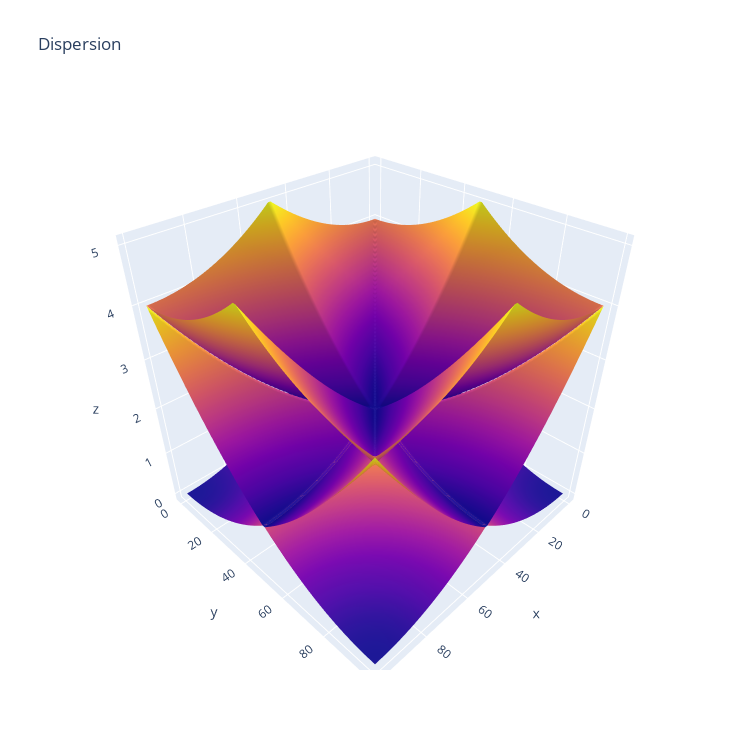
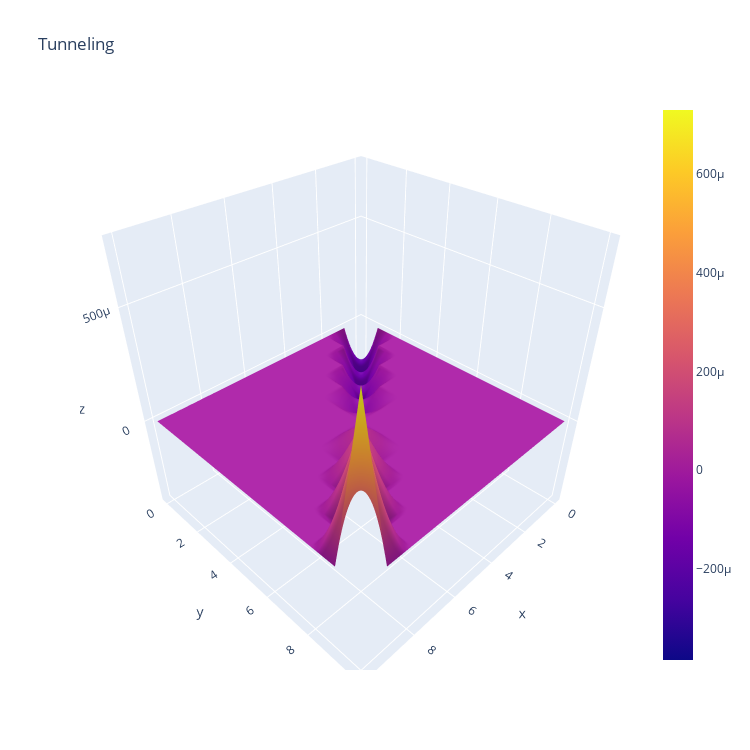

Source (notebook cell) for these figures, in order:
### Code cell
# figure = go.Figure(data=[go.Surface(z=spatial_potential)])
# figure.update_layout(title="Potential", 
#                      autosize=False, width=750, height=750)
# figure.show()

figure = go.Figure(data=[go.Surface(z=dispersion[:, :, band], showscale=False) for band in range(3)])
figure.update_layout(title="Dispersion",
                     autosize=False, width=750, height=750)
figure.show()

radius = 5
figure = go.Figure(data=[go.Surface(z=tunneling[num_quasimomenta//2-radius:num_quasimomenta//2+radius+1, num_quasimomenta//2-radius:num_quasimomenta//2+radius+1])])
figure.update_layout(title="Tunneling",
                     autosize=False, width=750, height=750)
figure.show()

### Figure 1 — Plotly figure (JSON) as saved in the notebook; plotly's stock layout.template omitted (floating-point values rounded to 4 significant figures; data arrays with more than 128 entries replaced by an {"elided": "..."} marker saying what was removed)
{"data": [{"showscale": false, "type": "surface", "z": {"elided": "100x100 float values"}}, {"showscale": false, "type": "surface", "z": {"elided": "100x100 float values"}}, {"showscale": false, "type": "surface", "z": {"elided": "100x100 float values"}}], "layout": {"autosize": false, "height": 750, "title": {"text": "Dispersion"}, "width": 750}}

### Figure 2 — Plotly figure (JSON) as saved in the notebook; plotly's stock layout.template omitted (floating-point values rounded to 4 significant figures)
{"data": [{"type": "surface", "z": [[-0.0003854, 1.843e-18, 4.25e-18, -3.462e-18, -1.633e-18, -7.711e-19, 6.273e-18, 1.097e-18, -2.006e-18, 7.221e-18, -3.234e-18], [-2.037e-18, -0.0003252, 8.564e-18, 1.38e-18, 4.271e-18, 1.696e-18, -3.419e-18, -7.45e-19, -2.211e-18, -3.781e-18, 5.588e-17], [3.694e-18, -4.526e-20, -0.0002576, -1.205e-18, 1.996e-18, -5.462e-18, -1.691e-18, 8.186e-19, 8.655e-19, 3.364e-18, -7.511e-18], [-2.824e-18, -3.192e-18, -1.498e-19, -0.0001818, -2.783e-19, 3.202e-18, 6.805e-19, 4.398e-19, 8.493e-19, -4.087e-18, 1.368e-17], [-3.634e-19, 2.549e-18, 7.943e-18, -1.696e-18, -9.646e-05, -1.121e-18, 5.221e-18, 5.042e-19, -7.538e-19, 2.414e-18, -3.878e-18], [-1.552e-18, -1.558e-18, -6.709e-18, 1.351e-18, 5.343e-19, 0, -9.619e-18, -2.767e-18, -1.175e-18, -4.251e-19, -3.653e-18], [-7.591e-20, 8.415e-19, -2.749e-18, 1.367e-18, -7.616e-19, 6.079e-19, 0.0001094, -4.037e-19, -9.485e-19, -2.332e-18, -9.796e-18], [1.03e-18, -7.972e-19, -5.901e-18, -2.131e-18, -2.232e-19, 2.131e-18, 3.789e-18, 0.0002339, -6.37e-19, 4.687e-18, -1.525e-17], [3.14e-19, 3.722e-19, 6.726e-19, 7.426e-19, 2.859e-19, -1.74e-18, -2.799e-19, -1.478e-18, 0.0003765, -1.007e-18, 8.615e-19], [-6.868e-19, 7.779e-19, -3.363e-18, -2.008e-18, 1.035e-18, 1.218e-18, 3.423e-18, 5.166e-18, 8.884e-19, 0.0005404, 1.457e-17], [-7.48e-19, 8.031e-20, 2.512e-19, 1.238e-18, -1.23e-18, -9.846e-20, 1.906e-19, 1.967e-19, -9.386e-19, 1.153e-18, 0.0007301]]}], "layout": {"autosize": false, "height": 750, "title": {"text": "Tunneling"}, "width": 750}}
